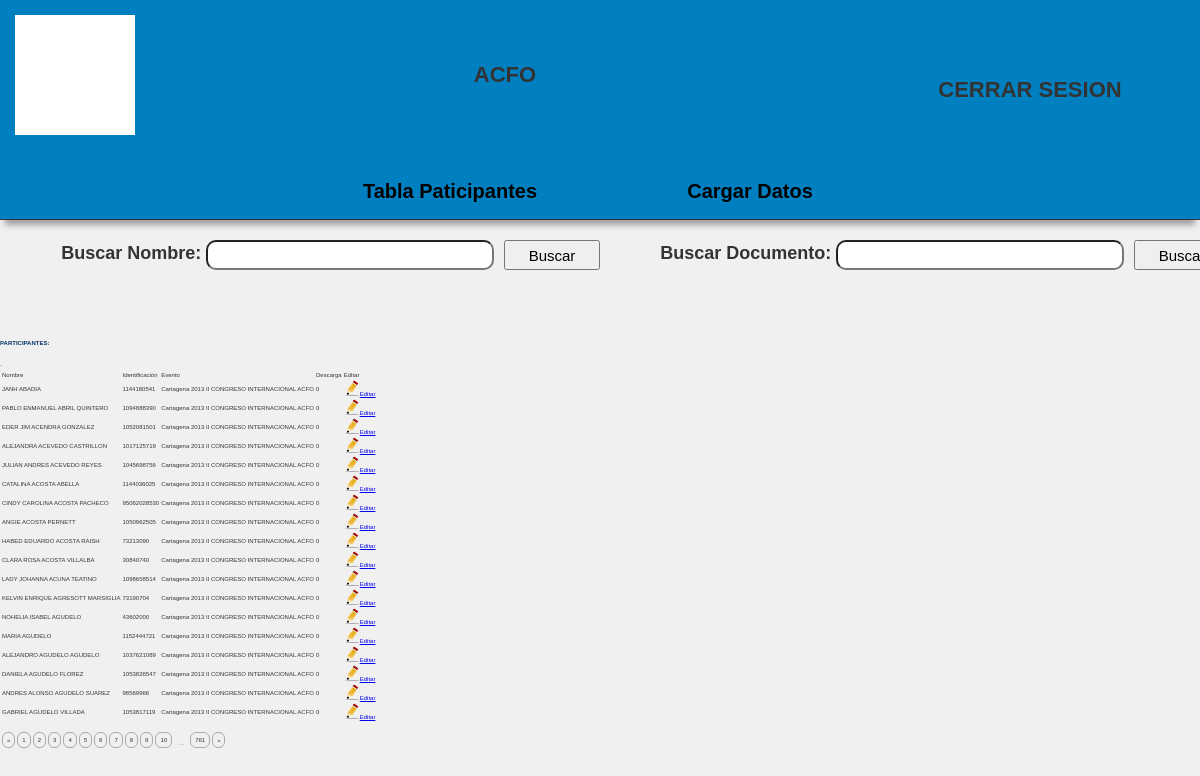
The app's page /admin.php (signed in) with its own data.
### tables this page shows
CREATE TABLE `participantes` (
  `id` int(10) NOT NULL,
  `nombre` varchar(300) NOT NULL,
  `identi` varchar(100) NOT NULL,
  `descarga` int(5) NOT NULL DEFAULT 0,
  `congreso` int(10) NOT NULL
);

CREATE TABLE `congresos` (
  `idcongreso` int(20) NOT NULL,
  `nombrecongreso` varchar(300) NOT NULL,
  `publicado` int(10) NOT NULL
);

### admin.php (the view, shortened to what this page needs)
<?php
include("conexion.php");
require_once("./Zebra_Pagination-2.2.0/Zebra_Pagination.php");
$resul_prov = mysqli_query($conex, "SELECT * FROM participantes ORDER BY id");
$num_registros = mysqli_num_rows($resul_prov);
$resultados = 18;
$paginacion = new Zebra_Pagination();
$paginacion->records($num_registros);
$paginacion->records_per_page($resultados);
$paginacion->padding(false);
$resul_prov = mysqli_query($conex, "SELECT * FROM participantes ORDER BY id LIMIT " . (($paginacion->get_page() - 1) * $resultados) . ", " . $resultados);
$num_fila = 0;
?>
<!DOCTYPE html PUBLIC "-//W3C//DTD XHTML 1.0 Transitional//EN" "http://www.w3.org/TR/xhtml1/DTD/xhtml1-transitional.dtd">
<html xmlns="http://www.w3.org/1999/xhtml">
<head>
</head>
<body>
  <header class="container__header">
    <section class="container__header--menutop">
      <span class="container__header--menutop-logo"></span>
      <h1 class="container__header--menutop-title">ACFO</h1>
      <button type="button" class="container__header--menutop-boton" onclick="window.location.href='desconectar.php'"> CERRAR SESION</button>
    </section>
    <section class="container__header--menubottom">
      <ul class="container__header--menubottom-nav">
        <li class="container__header--menubottom-navitems"><a href="#">Tabla Paticipantes</a></li>
        <li class="container__header--menubottom-navitems"><a href="#">Cargar Datos</a></li>
      </ul>
    </section>
  </header>
  <div class="container__menu">
    <form action="verbuscado_nombre.php" method="post" name="form3" class="container__menu--formulariobuscar" id="form3">
      <label>Buscar Nombre: </label>
      <input name="busca1" id="busca1" type="text" class="container__formulariobuscar--entrada" autofocus />
      <button type="button" class="container__formulariobuscar--botonbuscar" onClick="validar_nombre()"> Buscar</button>
    </form>
    <form action="verbuscado.php" method="post" name="form2" class="container__menu--formulariobuscar" id="form2">
      <label>Buscar Documento: </label>
      <input name="busca" id="busca" type="text" class="container__formulariobuscar--entrada" autofocus />
      <button type="button" class="container__formulariobuscar--botonbuscar" onClick="validar()"> Buscar</button>
    </form>
  </div>
  <div class="cont1">
    <div id="stylized">
      <p><span style="font-weight:bold; color:#036">PARTICIPANTES: </span></p>
    </div>
    <br /><br /><br />
    <span>
      <table sclass="info">
        <tr id="cabeza">`
          <td>Nombre</td>
          <td>Identificación</td>
          <td>Evento</td>
          <td>Descarga</td>
          <td colspan="3">Editar</td>
        </tr>
        <?php
        while ($fila = mysqli_fetch_array($resul_prov)) {
          if ($num_fila % 2 == 0) {
        ?>
            <tr>
              <td class="margentexto"><?php echo $fila['nombre']; ?></td>
              <td class="margentexto"><?php echo $fila['identi']; ?></td>
              <td class="margentexto">
                <?php
                $resul_congre = mysqli_query($conex, "SELECT idcongreso, nombrecongreso FROM congresos WHERE publicado=1 ORDER BY idcongreso ASC");
                while ($fila1 = mysqli_fetch_row($resul_congre)) {
                  if ($fila1['0'] == $fila['congreso']) {
                    echo $fila1['1'];
                    $eve1 =  $fila1['1'];
                  }
                }
                ?>
              </td>
              <td><?php echo $fila['descarga']; ?></td>
              <td><a class="Ntooltip" href="modifica.php?cod=<?php echo $fila['id']; ?>&eve=<?php echo $eve1; ?>"><img src="imagenes/editar.png" style="border:none" /><span>Editar</span></a></td>
            </tr>
          <?php
          } else {
          ?>
            <tr>
              <td class="margentexto"><?php echo $fila['nombre']; ?></td=>
              <td class="margentexto"><?php echo $fila['identi']; ?></td>
              <td class="margentexto">
                <?php
                $resul_congre = mysqli_query($conex, "SELECT idcongreso, nombrecongreso FROM congresos WHERE publicado=1 ORDER BY idcongreso ASC");
                while ($fila1 = mysqli_fetch_row($resul_congre)) {
                  if ($fila1['0'] == $fila['congreso']) {
                    echo $fila1['1'];
                    $eve1 =  $fila1['1'];
                  }
                }
                ?>
              </td>
              <td class="margentexto"><?php echo $fila['descarga']; ?></td>
              </td>
              <td><a class="Ntooltip" href="modifica.php?cod=<?php echo $fila['id']; ?>&eve=<?php echo $eve1; ?>"><img src="imagenes/editar.png" style="border:none" /><span>Editar</span></a></td>
            </tr>
          <?php
          }
          ?>
        <?php
          $num_fila++;
        }
        ?>
      </table>
    </span>
    <table>
      <tr>
        <td>&nbsp;</td>
      </tr>
      <tr>
        <td><?php $paginacion->render(); ?></td>
      </tr>
    </table>
  </div>
</body>
</html>

### records on screen
participantes: nombre "JANH ABADIA", identi "1144180541", descarga "0"
congresos: nombrecongreso "Cartagena 2013 II CONGRESO INTERNACIONAL ACFO"
participantes: nombre "PABLO ENMANUEL ABRIL QUINTERO", identi "1094888390", descarga "0"
participantes: nombre "EDER JIM ACENDRA GONZALEZ", identi "1052081501", descarga "0"
participantes: nombre "ALEJANDRA ACEVEDO CASTRILLON", identi "1017125719", descarga "0"
participantes: nombre "JULIAN ANDRES ACEVEDO REYES", identi "1045698756", descarga "0"
participantes: nombre "CATALINA ACOSTA ABELLA", identi "1144036025", descarga "0"
participantes: nombre "CINDY CAROLINA ACOSTA PACHECO", identi "95062028530", descarga "0"
participantes: nombre "ANGIE ACOSTA PERNETT", identi "1050962505", descarga "0"
participantes: nombre "HABED EDUARDO ACOSTA RAISH", identi "73213090", descarga "0"
participantes: nombre "CLARA ROSA ACOSTA VILLALBA", identi "30840740", descarga "0"
participantes: nombre "LADY JOHANNA ACUNA TEATINO", identi "1098658514", descarga "0"
participantes: nombre "KELVIN ENRIQUE AGRESOTT MARSIGLIA", identi "73190704", descarga "0"
participantes: nombre "NOHELIA ISABEL AGUDELO", identi "43602000", descarga "0"
participantes: nombre "MARIA AGUDELO", identi "1152444721", descarga "0"
participantes: nombre "ALEJANDRO AGUDELO AGUDELO", identi "1037621089", descarga "0"
participantes: nombre "DANIELA AGUDELO FLOREZ", identi "1053826547", descarga "0"
participantes: nombre "ANDRES ALONSO AGUDELO SUAREZ", identi "98569966", descarga "0"
participantes: nombre "GABRIEL AGUDELO VILLADA", identi "1053817119", descarga "0"

### other values on screen
$this->_properties['previous'] "«"
$this->_properties['total_pages'] "761"
$this->_properties['next'] "»"
